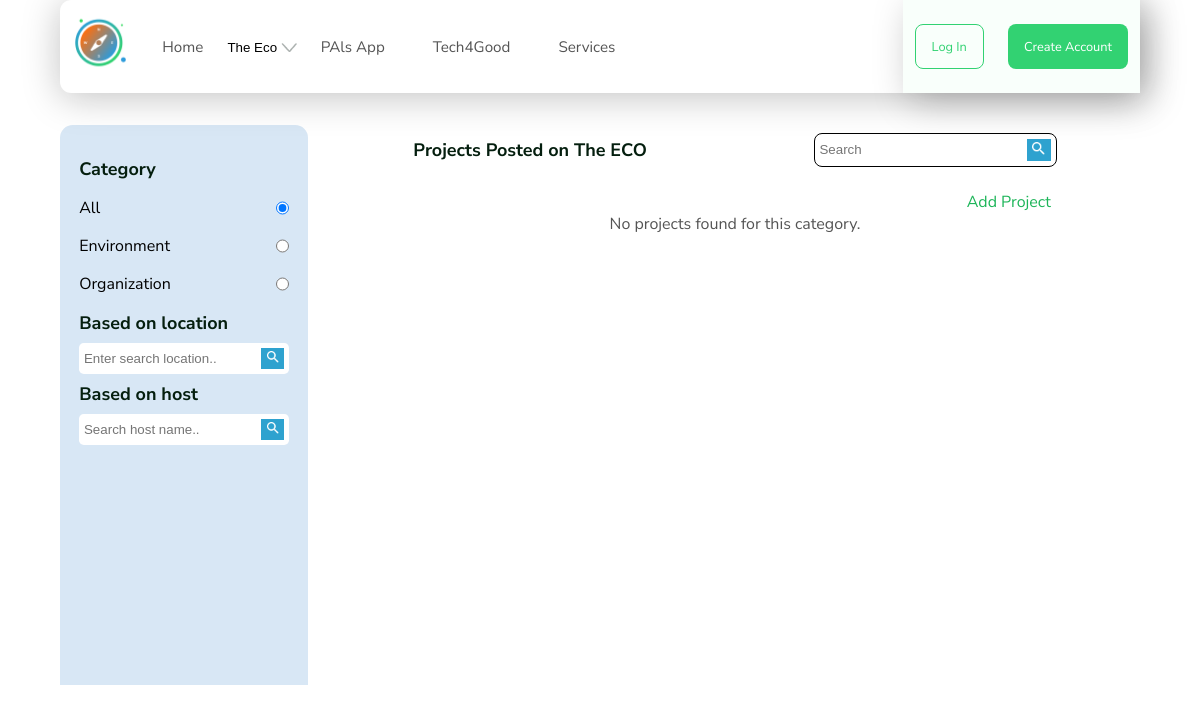
The app's page /project/, older data.
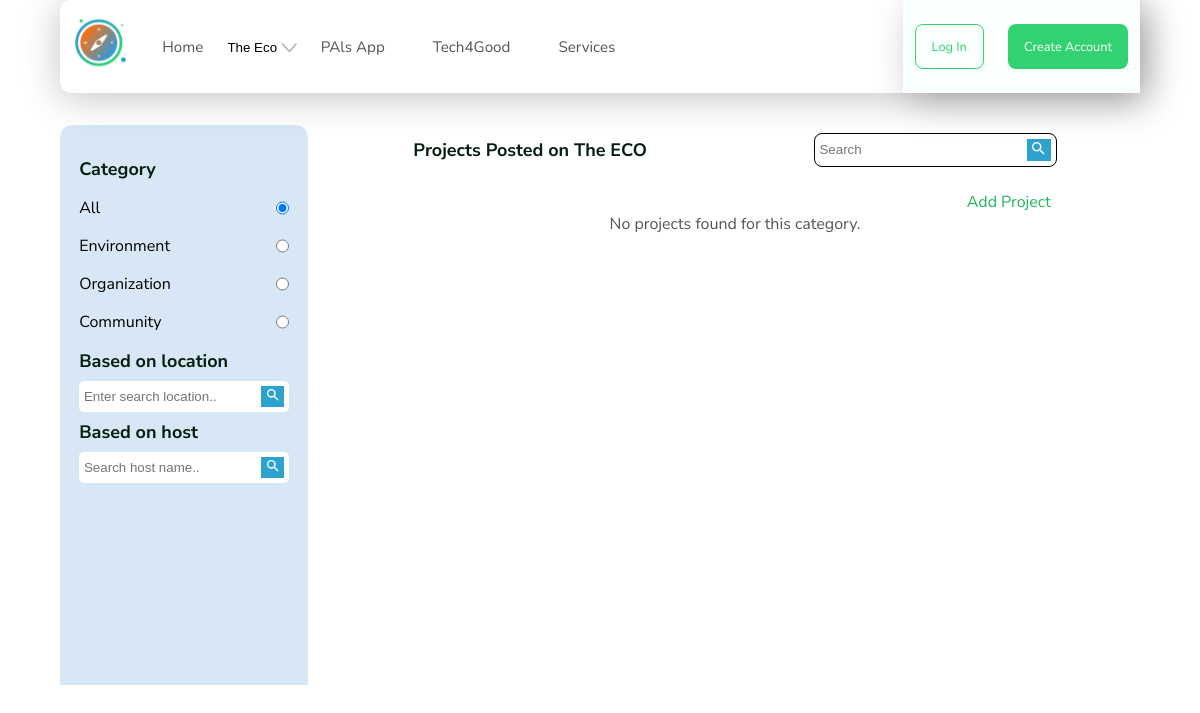
The same page, newer data.
### ecoplatform/models.py (models this page shows, shortened)
class Category(models.Model):
    name = models.CharField(max_length=50)
    image = models.ImageField(upload_to='category/', blank=True, null=True)
    slug = models.SlugField(blank=True, null=True)
    class Meta:
        verbose_name = 'category'
        verbose_name_plural = 'categories'

### ecoplatform/views.py (the view)
# urls.py: path('project/', views.projectListView, name='project_list'),
def projectListView(request):
    category_slug = request.GET.get('category')
    if category_slug:
        category = get_object_or_404(Category, slug=category_slug)
        projects = Project.objects.filter(category=category)
    else:
        projects = Project.objects.all()
    categories = Category.objects.all()
    context = {
        'projects': projects,
        'categories': categories,
        'selected_category': category_slug,
    }
    return render(request, 'ecoplatform/project_list.html', context)

### ecoplatform/context_processors.py (called while the page is built)
def menu_links(request):
    links = Category.objects.all()
    return dict(links=links)

### templates/ecoplatform/project_list.html (shortened to what this page needs)
{% extends 'base.html' %}
{% load static %}
{% block content %}
<section class="main-content">
    <aside class="category">
        <div class="cat-wrapper">
            <h5>Category</h5>
            <form class="radio">
                <div>
                    <label for="All">All</label>
                    <input type="radio" name="category" id="All" value="" checked>
                </div>
                {% for category in categories %}
                <div>
                    <label for="{{ category.slug }}">{{ category.name }}</label>
                    <input type="radio" name="category" id="{{ category.slug }}" value="{{ category.slug }}" {% if selected_category == category.slug %}checked{% endif %}>
                </div>
                {% endfor %}
            </form>
            <h5>Based on location</h5>
            <form class="cat-search">
                <input type="text" name="" id="" placeholder="Enter search location..">
                <button><img src="{% static 'images/category/search.png' %}" alt="search button"></button>
            </form>
            <h5>Based on host</h5>
            <form class="cat-search">
                <input type="text" name="" id="" placeholder="Search host name..">
                <button><img src="{% static 'images/category/search.png' %}" alt="search button"></button>
            </form>
        </div>
    </aside>
    <main class="card-main">
        <div class="heading">
            <h5>Projects Posted on The ECO</h5>
            <div class="search">
                <form>
                    <input type="text" name="" id="" placeholder="Search">
                    <button><img src="{% static 'images/category/search.png' %}" alt="search button"></button>
                </form>
            </div>
        </div>
        <div class="add-problems-btn">
            <a>Add Project</a>
        </div>
        {% if projects %}
        {% for project in projects %}
        <div class="card">
            <div class="card-wrapper">
                <div class="card-header">
                    <div class="eco-cat">
                        <p class="text-fix2">Sponsor: <a href="">{{project.user.full_name}}</a></p>
                    </div>
                    <div class="post-location">
                        <img src="{% static 'images/card/Pindrop.png' %}" alt=""><span class="location">Ikeja,Lagos</span>
                    </div>
                    <div class="eco-cat">
                        <p class="text-fix2">Eco Categories: <a href="">{{project.category}}</a></p>
                    </div>
                    <div class="goal">
                        <p class="text-fix2">UNSdg Goal: </p><img src="{% static 'images/card/eco.png' %}" alt="">
                    </div>
                </div>
                <div class="card-details">
                    <p>{{project.description}}</p>
                </div>
                <div class="card-footer">
                    <p><b>Connect with the sponsor of the project:</b></p>
                    <a href="#"><img src="{% static 'images/card/project-card/linkedin.png' %}" alt=""></a>
                    <a href="#"><img src="{% static 'images/card/project-card/twitter.png' %}" alt=""></a>
                    <a href="#"><img src="{% static 'images/card/project-card/insta.png' %}" alt=""></a>
                    <a href="#"><img src="{% static 'images/card/project-card/gmail (2).png' %}" alt=""></a>
                </div>
            </div>
        </div>
        {% endfor %}
        {% else %}
        <p style="text-align:center">No projects found for this category.</p>
        {% endif %}
    </main>
</section>
{% endblock%}

Row changes from the older to the newer data that the page shows:
added Category: name "Community", slug "☐ Community"
